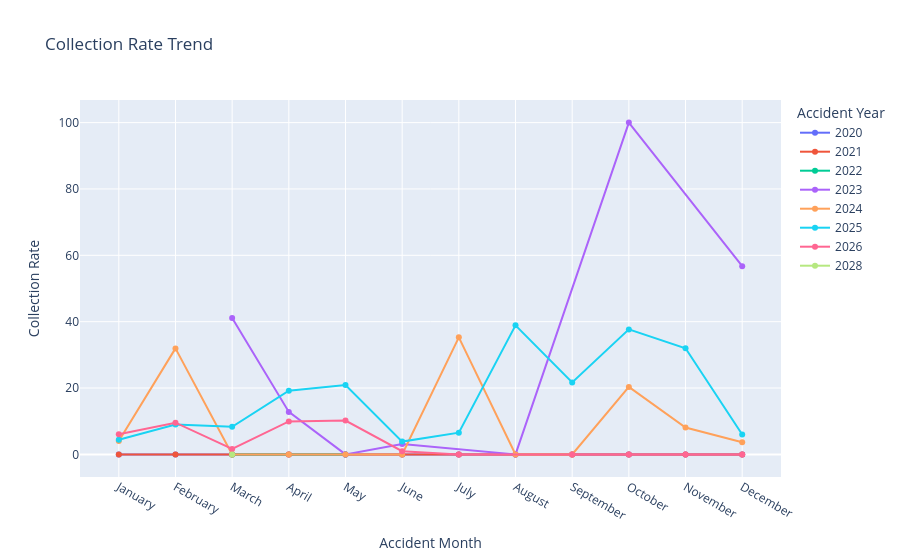

The cell this chart's notebook holds for it:
### Markdown cell above
### Collection Rate Trend

### Code cell
fig = px.line(
    recent_years,
    x="Accident Month",
    y="Collection Rate",
    color="Accident Year",
    markers=True,
    title="Collection Rate Trend"
)

fig.show()

### Figure 1 — Plotly figure (JSON) as saved in the notebook; plotly's stock layout.template omitted (floating-point values rounded to 4 significant figures)
{"data": [{"hovertemplate": "Accident Year=2020<br>Accident Month=%{x}<br>Collection Rate=%{y}<extra></extra>", "legendgroup": "2020", "line": {"color": "#636efa", "dash": "solid"}, "marker": {"symbol": "circle"}, "mode": "lines+markers", "name": "2020", "orientation": "v", "showlegend": true, "type": "scatter", "x": ["January", "February", "March", "April", "May", "June", "July", "August", "September", "October", "November", "December"], "xaxis": "x", "y": [0, 0, 0, 0, 0, 0, 0, 0, 0, 0, 0, 0], "yaxis": "y"}, {"hovertemplate": "Accident Year=2021<br>Accident Month=%{x}<br>Collection Rate=%{y}<extra></extra>", "legendgroup": "2021", "line": {"color": "#EF553B", "dash": "solid"}, "marker": {"symbol": "circle"}, "mode": "lines+markers", "name": "2021", "orientation": "v", "showlegend": true, "type": "scatter", "x": ["January", "February", "March", "April", "May", "June", "July", "August", "September", "October", "November", "December"], "xaxis": "x", "y": [0, 0, 0, 0, 0, 0, 0, 0, 0, 0, 0, 0], "yaxis": "y"}, {"hovertemplate": "Accident Year=2022<br>Accident Month=%{x}<br>Collection Rate=%{y}<extra></extra>", "legendgroup": "2022", "line": {"color": "#00cc96", "dash": "solid"}, "marker": {"symbol": "circle"}, "mode": "lines+markers", "name": "2022", "orientation": "v", "showlegend": true, "type": "scatter", "x": ["March", "May"], "xaxis": "x", "y": [0, 0], "yaxis": "y"}, {"hovertemplate": "Accident Year=2023<br>Accident Month=%{x}<br>Collection Rate=%{y}<extra></extra>", "legendgroup": "2023", "line": {"color": "#ab63fa", "dash": "solid"}, "marker": {"symbol": "circle"}, "mode": "lines+markers", "name": "2023", "orientation": "v", "showlegend": true, "type": "scatter", "x": ["March", "April", "May", "June", "August", "October", "December"], "xaxis": "x", "y": [41.08, 12.81, 0, 3.12, 0, 100, 56.72], "yaxis": "y"}, {"hovertemplate": "Accident Year=2024<br>Accident Month=%{x}<br>Collection Rate=%{y}<extra></extra>", "legendgroup": "2024", "line": {"color": "#FFA15A", "dash": "solid"}, "marker": {"symbol": "circle"}, "mode": "lines+markers", "name": "2024", "orientation": "v", "showlegend": true, "type": "scatter", "x": ["January", "February", "March", "April", "May", "June", "July", "August", "September", "October", "November", "December"], "xaxis": "x", "y": [4.03, 31.95, 0, 0, 0, 0, 35.28, 0, 0, 20.35, 8.12, 3.66], "yaxis": "y"}, {"hovertemplate": "Accident Year=2025<br>Accident Month=%{x}<br>Collection Rate=%{y}<extra></extra>", "legendgroup": "2025", "line": {"color": "#19d3f3", "dash": "solid"}, "marker": {"symbol": "circle"}, "mode": "lines+markers", "name": "2025", "orientation": "v", "showlegend": true, "type": "scatter", "x": ["January", "February", "March", "April", "May", "June", "July", "August", "September", "October", "November", "December"], "xaxis": "x", "y": [4.42, 9.03, 8.31, 19.21, 20.92, 3.86, 6.54, 38.89, 21.69, 37.68, 32, 6.02], "yaxis": "y"}, {"hovertemplate": "Accident Year=2026<br>Accident Month=%{x}<br>Collection Rate=%{y}<extra></extra>", "legendgroup": "2026", "line": {"color": "#FF6692", "dash": "solid"}, "marker": {"symbol": "circle"}, "mode": "lines+markers", "name": "2026", "orientation": "v", "showlegend": true, "type": "scatter", "x": ["January", "February", "March", "April", "May", "June", "July", "September", "October", "November", "December"], "xaxis": "x", "y": [6.09, 9.55, 1.64, 9.95, 10.18, 0.98, 0, 0, 0, 0, 0], "yaxis": "y"}, {"hovertemplate": "Accident Year=2028<br>Accident Month=%{x}<br>Collection Rate=%{y}<extra></extra>", "legendgroup": "2028", "line": {"color": "#B6E880", "dash": "solid"}, "marker": {"symbol": "circle"}, "mode": "lines+markers", "name": "2028", "orientation": "v", "showlegend": true, "type": "scatter", "x": ["March"], "xaxis": "x", "y": [0], "yaxis": "y"}], "layout": {"legend": {"title": {"text": "Accident Year"}, "tracegroupgap": 0}, "title": {"text": "Collection Rate Trend"}, "xaxis": {"anchor": "y", "domain": [0, 1], "title": {"text": "Accident Month"}}, "yaxis": {"anchor": "x", "domain": [0, 1], "title": {"text": "Collection Rate"}}}}
